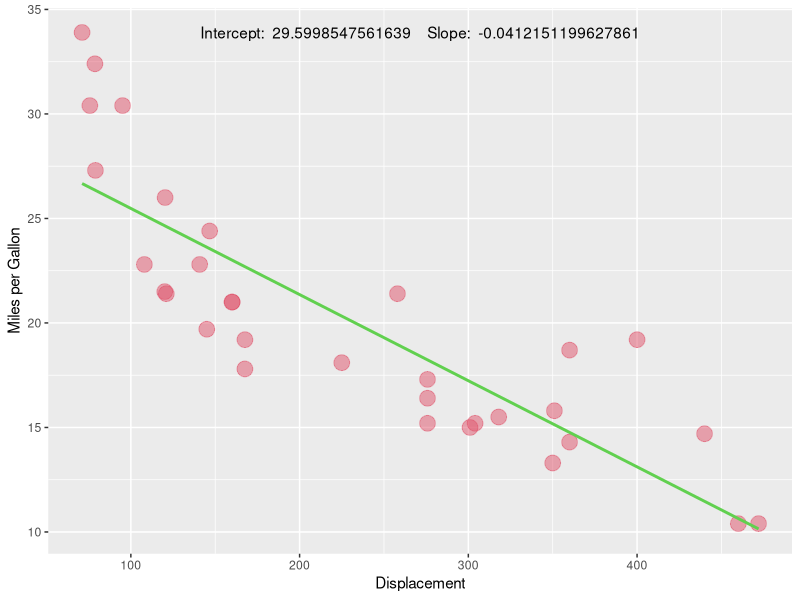

Source code (R):
## ---- chunk 1
library(datasets)
library(ggplot2)

# attList is used to convert the abbreviations of attributes to their full names

attList <- c("cyl" = "Cylinders",
             "disp" = "Displacement",
             "hp" = "Horse Power",
             "drat" = "Rear Axle Ratio",
             "wt" = "Weight",
             "qsec" = "1/4 Mile Time",
             "gear" = "Number of Forward Gears",
             "carb" = "Number of carburetors")

# Get the input parameters
pColor <- 2
pSize <- 5
pAlpha <- 0.5

lColor <- 3
lWidth <- 1

# Prepare the data for plotting
tempData <- cbind(mtcars[,"disp"], mtcars[,"mpg"])
colnames(tempData) <- c("Attribute", "mpg")
tempData <- data.frame(tempData)

xLabelPos <- (min(tempData$Attribute) + max(tempData$Attribute))/2
yLabelPos <- max(tempData$mpg)

# Linear fit model
linearFit <- lm(mpg ~ Attribute, data = tempData)
lModel <- paste("Intercept: ", toString(linearFit[[1]][1]), "  ",
                "Slope: ", toString(linearFit[[1]][2]))

# Plot with ggplot2 library
p <- ggplot(tempData, aes(Attribute, mpg))
p <- p + geom_point(size = pSize, colour = pColor, alpha = pAlpha) + geom_smooth(
        method = "lm", se=FALSE, color=lColor, size = lWidth) 
p <- p + xlab(attList["disp"]) + ylab("Miles per Gallon")
p + annotate("text", x = xLabelPos, y = yLabelPos, label = lModel)
